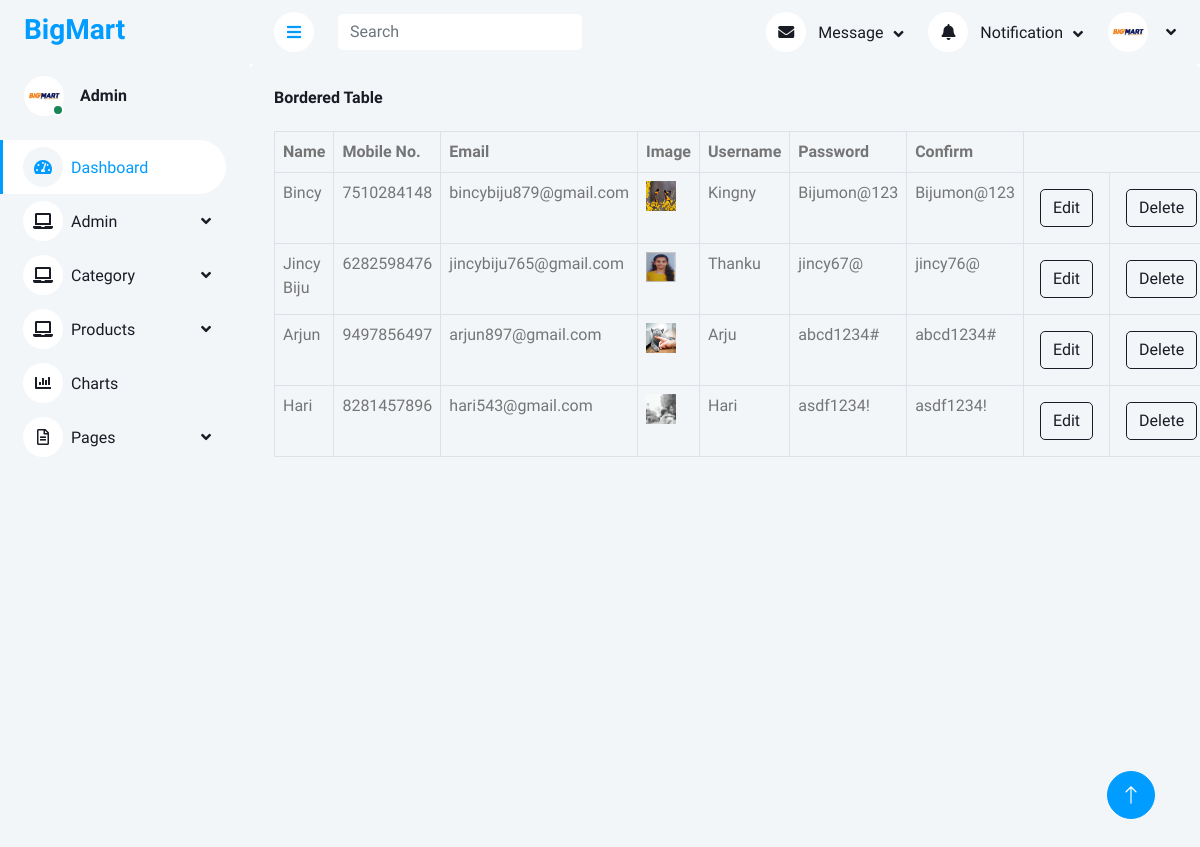
The app's page /indexapp/display_admin/ with its own data.
### indexapp/models.py (models this page shows)
class Admin(models.Model):
    Name=models.CharField(max_length=20,null=True,blank=True)
    Mob=models.IntegerField(null=True,blank=True)
    Email_id=models.EmailField(max_length=20,null=True,blank=True)
    Image=models.ImageField(upload_to="profile",null=True,blank=True)
    User=models.CharField(max_length=10,null=True,blank=True)
    Password=models.CharField(max_length=15,null=True,blank=True)
    Confirm=models.CharField(max_length=15,null=True,blank=True)

### indexapp/views.py (the view)
# urls.py: path('display_admin/',views.display_admin,name="display_admin"),
def display_admin(request):
    data=Admin.objects.all()
    return render(request,"display_admin.html",{'data': data})

### indexapp/templates/display_admin.html (shortened to what this page needs)
<!DOCTYPE html>
{% extends 'index.html' %}
{% block content %}
<html lang="en">
<head>
</head>
<body>
      <div class="bg-light rounded h-100 p-4">
                            <h6 class="mb-4">Bordered Table</h6>
                            <table class="table table-bordered">
                                <thead>
                                    <tr>
                                        <th scope="col">Name</th>
                                        <th scope="col">Mobile No.</th>
                                        <th scope="col">Email</th>
                                        <th scope="col">Image</th>
                                        <th scope="col">Username</th>
                                        <th scope="col">Password</th>
                                        <th scope="col">Confirm</th>
                                    </tr>
                                </thead>
                                <tbody>
                                    {% for d in data %}
                                        <tr>
                                            <td>{{ d.Name }}</td>
                                            <td>{{ d.Mob }}</td>
                                            <td>{{ d.Email_id }}</td>
                                            <td>
                                                <img src="{{ d.Image.url }}" width="30px" height="30px">
                                            </td>
                                            <td>{{ d.User }}</td>
                                            <td>{{ d.Password }}</td>
                                            <td>{{ d.Confirm }}</td>
                                            <td>
                                                <form action="{% url 'edit_data' dataid=d.id %}" enctype="multipart/form-data">
                                                    <button type="submit" class="btn btn-outline-dark m-2">Edit</button>
                                                </form>
                                            </td>
                                            <td>
                                                <form action="{% url 'del_admin' dataid=d.id %}" enctype="multipart/form-data">
                                                    <button type="submit" class="btn btn-outline-dark m-2">Delete</button>
                                                </form>
                                            </td>
                                        </tr>
                                    {% endfor %}
                                </tbody>
                            </table>
                        </div>
</body>
</html>
{% endblock %}

### indexapp/static/css/style.css (style rules this page uses)
:root { --primary: #009CFF; --light: #F3F6F9; --dark: #191C24; }
.btn { transition: .5s; }

### records on screen
Admin: Name "Bincy", Mob "7510284148", Email_id "bincybiju879@gmail.com", Image (picture), User "Kingny", Password "Bijumon@123", Confirm "Bijumon@123"
Admin: Name "Jincy Biju", Mob "6282598476", Email_id "jincybiju765@gmail.com", Image (picture), User "Thanku", Password "jincy67@", Confirm "jincy76@"
Admin: Name "Arjun", Mob "9497856497", Email_id "arjun897@gmail.com", Image (picture), User "Arju", Password "abcd1234#", Confirm "abcd1234#"
Admin: Name "Hari", Mob "8281457896", Email_id "hari543@gmail.com", Image (picture), User "Hari", Password "asdf1234!", Confirm "asdf1234!"
